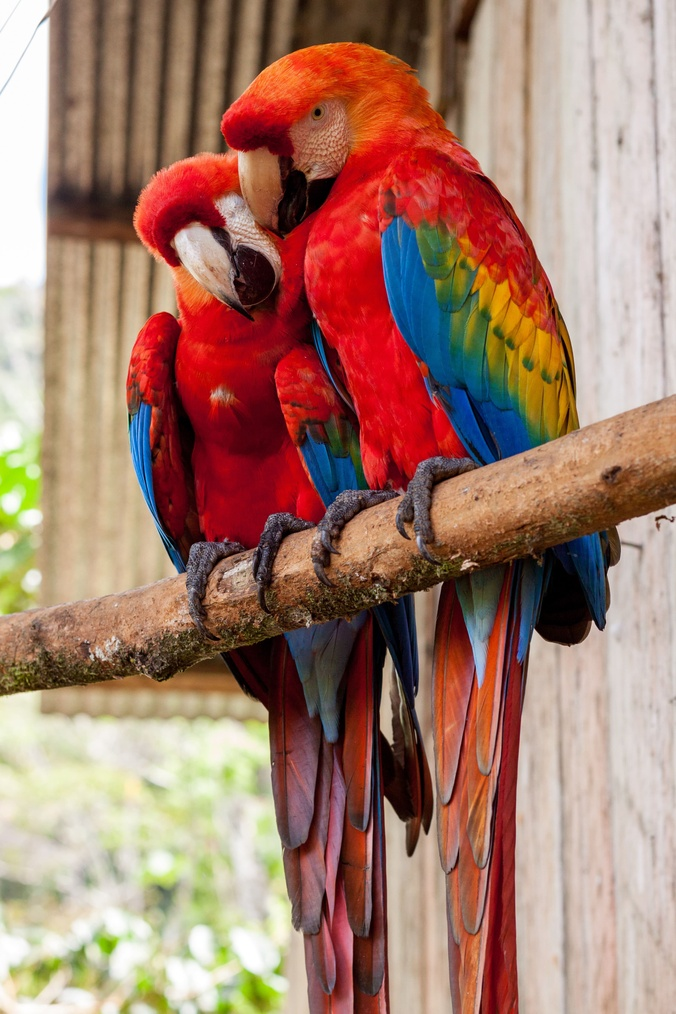
#> input picture Imagenes_Ecuador/Amazonia.jpg, 676 x 1014 px, shrunk from 3168 x 4752 before the run, found by its file name; its folder holds 4 pictures in this run
$ python mostrarImagen.py
#> lines starting #> are read from the running program, lines starting #| are printed output that depends on the picture
import os
import cv2
import matplotlib.pyplot as plt

dirCarpeta = '/home/noemi/Escritorio/matplotlib_Img/Imagenes_Ecuador/'
archivos = os.listdir(dirCarpeta)

img_array = []
titulos_array = []

for x in range (0,len(archivos)):
    dirArchivo = dirCarpeta + archivos[x]
    imgBGR = cv2.imread(dirArchivo)
#> imgBGR is the input picture: shape (1014, 676, 3); mean B, G, R 108.9, 124.6, 164
    imgRGB = cv2.cvtColor(imgBGR, cv2.COLOR_BGR2RGB)
    img_array.append(imgRGB)

    img_ext = archivos[x]
    nomImagen = img_ext[:-4]
    titulos_array.append(nomImagen)
    print(titulos_array)

    plt.subplot(3,3,x+1)
    plt.xticks([]), plt.yticks([])
    plt.xlabel(titulos_array[x])
    plt.imshow(img_array[x])

plt.suptitle('Lugares del Ecuador')
plt.savefig('lugaresEcuador.jpg')
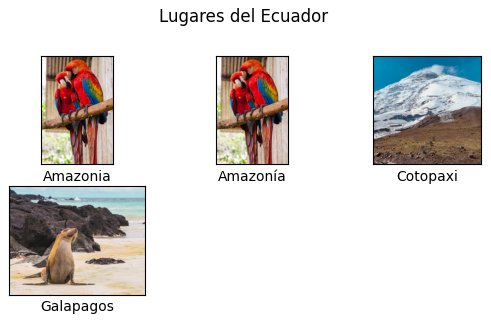
#> figure drawn by matplotlib, 4 panels
plt.show()
